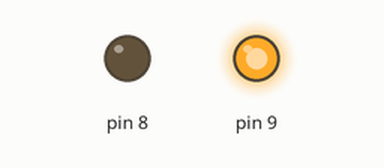
Recording of a sketch running on a simulated Arduino Uno, built with avr-gcc and run on an emulated ATmega328P. On the bench: output pins drawn as LEDs (lit = HIGH).

Above: at 1.5 s.
At 4.5 s:
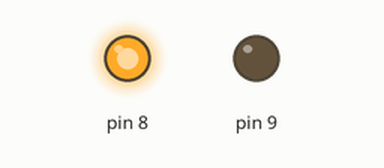
At 7.5 s:
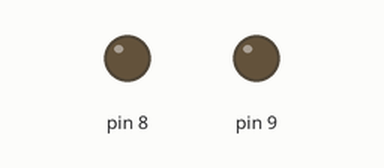
Timing chart, 0 to 11.7 s (numbered marks = the images above):
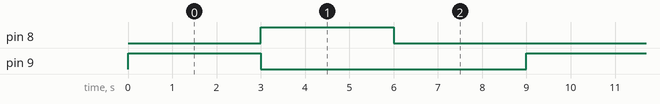

The sketch:

Hbridge.ino
```cpp
void setup() {
  pinMode(8,OUTPUT);
  pinMode(9,OUTPUT);
}

void loop() {
  right();
  delay(3000);
  left();
  delay(3000);
  stop();
  delay(3000);
}

void left(){
  digitalWrite(8,HIGH);
  digitalWrite(9,LOW);

}

void right(){
  digitalWrite(8,LOW);
  digitalWrite(9,HIGH);
}

void stop(){
  digitalWrite(8,LOW);
  digitalWrite(9,LOW);
}
```

Measured:
- by itself, pin 8, pin 9: alternates HIGH for 3.0 s and LOW for 6.0 s
- by itself, everything shown: repeats every 9.0 s, in 3 steps
